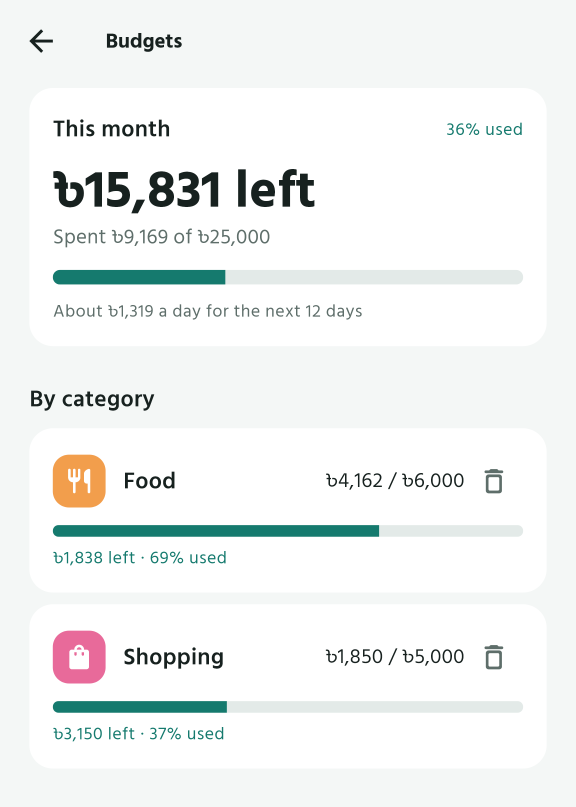
#> input picture docs/screenshots/budgets.png, 1728 x 2419 px (shown at 1/3 size); its folder holds 4 pictures in this run
$ python clean_screenshots.py
#> lines starting #> are read from the running program, lines starting #| are printed output that depends on the picture
"""Wipes the floating "+" button out of the README screenshots that have one.

Flutter's test renderer draws a thick black outline around an extended floating action
button, which a real phone does not show (it happens even with an unthemed Flutter button).
The pictures are better without it than with it.

Run after:  flutter test tool/screenshots_test.dart
            python tool/clean_screenshots.py
"""

from pathlib import Path

from PIL import Image, ImageDraw

SHOTS = Path(__file__).resolve().parent.parent / "docs" / "screenshots"
BACKGROUND = (0xF4, 0xF7, 0xF6)  # the light page colour; these screens are empty down there

# These three screens are short, so after the button is gone the rest of the picture is
# empty page. Each is cropped to just below its content (a fraction of the height).
KEEP = {"budgets": 0.63, "goals": 0.42, "dhar": 0.42}

for name, keep in KEEP.items():
    path = SHOTS / f"{name}.png"
    img = Image.open(path).convert("RGB")
#> img is the input picture: PIL image 1728x2419 RGB; mean R, G, B 240.7, 243.2, 242.4
    w, h = img.size
#> w = 1728; h = 2419
    ImageDraw.Draw(img).rectangle((int(w * 0.44), int(h * 0.885), w, h), fill=BACKGROUND)
    img = img.crop((0, 0, w, int(h * keep)))
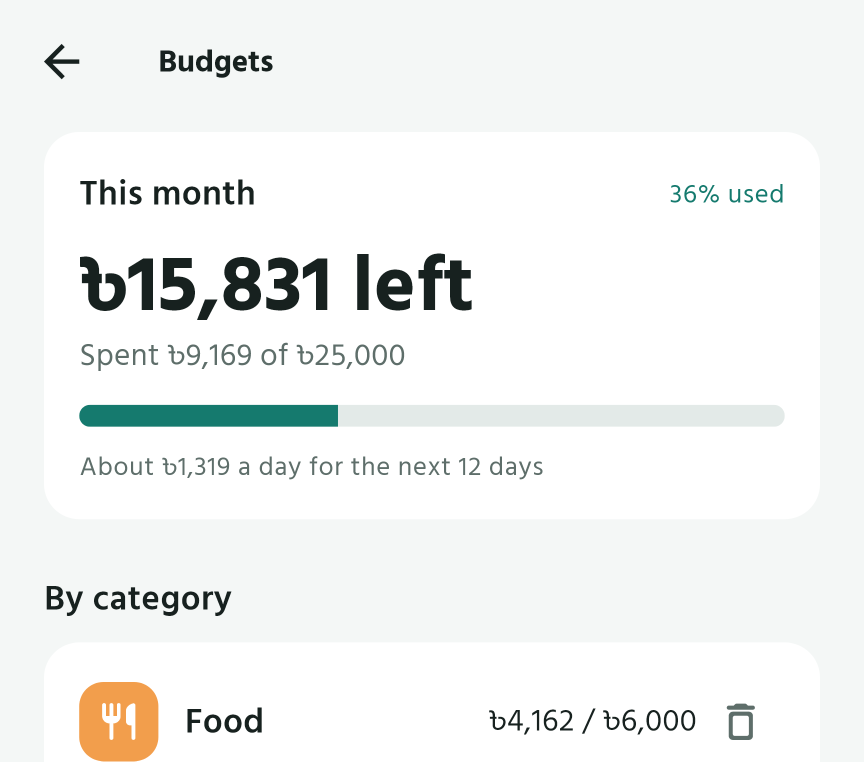
#> img: PIL image 1728x1523 RGB (shown at 1/2 size); mean R, G, B 241.1, 243.1, 241.8
    img.save(path, optimize=True)
    print("cleaned", path.name, img.size)
#| cleaned budgets.png (1728, 1523)
#> pass 2 of the loop `for name, keep in KEEP.items():`:
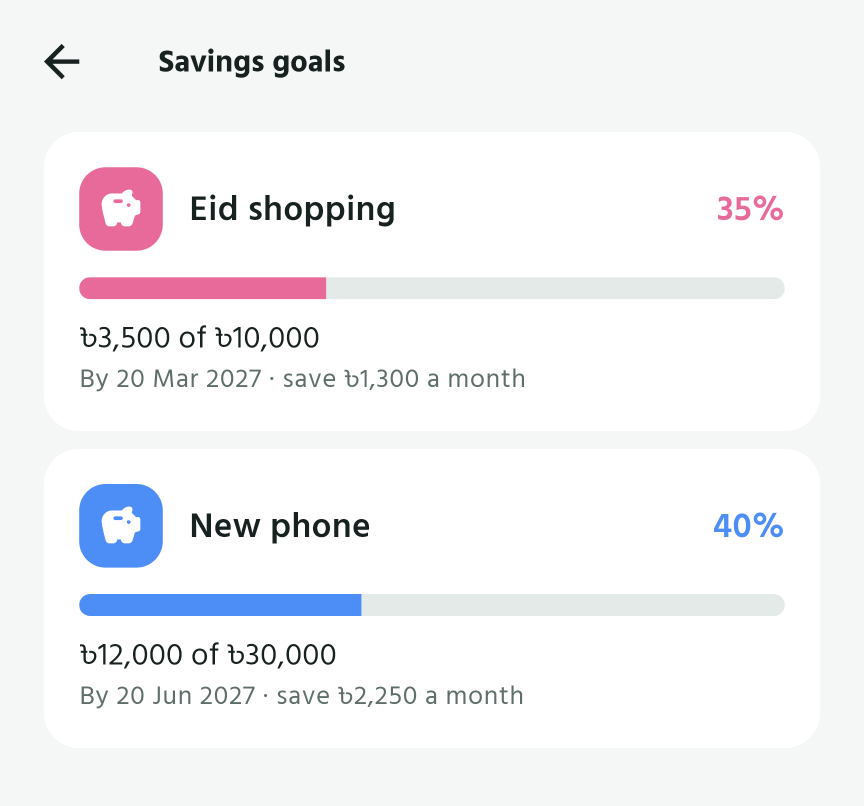
#> input picture docs/screenshots/goals.png, 1728 x 1612 px (shown at 1/2 size)
#> img is the input picture: PIL image 1728x1612 RGB; mean R, G, B 243.4, 243.9, 246.1
#> `img = img.crop((0, 0, w, int(h * keep)))`:
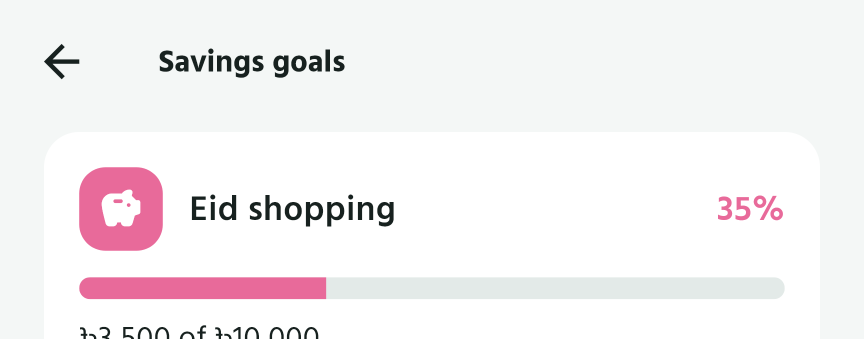
#> img: PIL image 1728x677 RGB (shown at 1/2 size); mean R, G, B 244.5, 241.3, 242.7
#| cleaned goals.png (1728, 677)
#> pass 3 of the loop `for name, keep in KEEP.items():`:
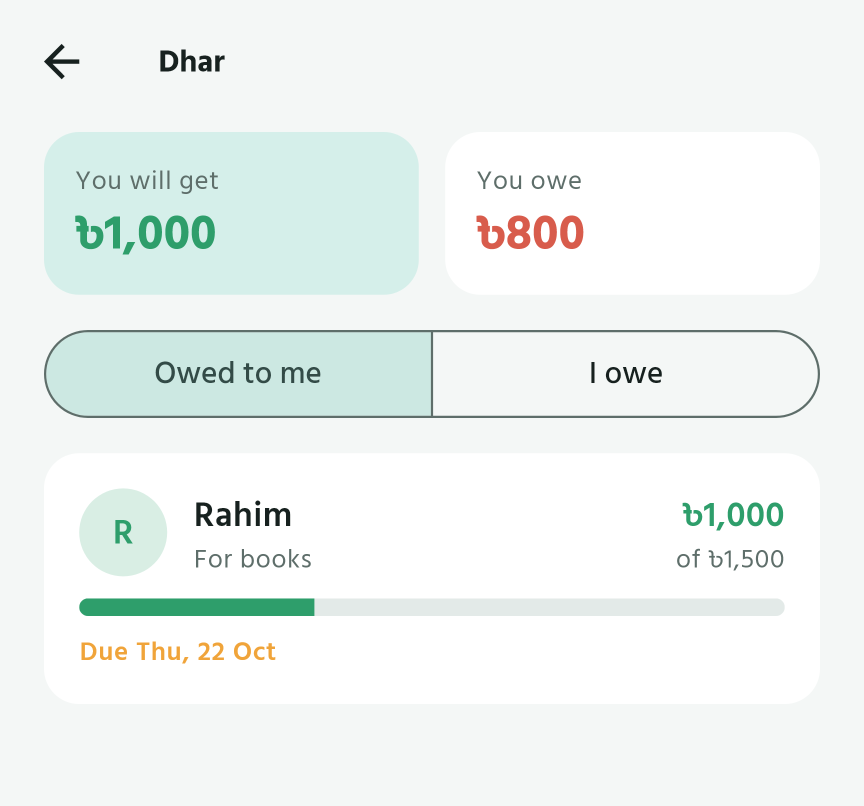
#> input picture docs/screenshots/dhar.png, 1728 x 1612 px (shown at 1/2 size)
#> img is the input picture: PIL image 1728x1612 RGB; mean R, G, B 238.3, 244.3, 242.2
#> `img = img.crop((0, 0, w, int(h * keep)))`:
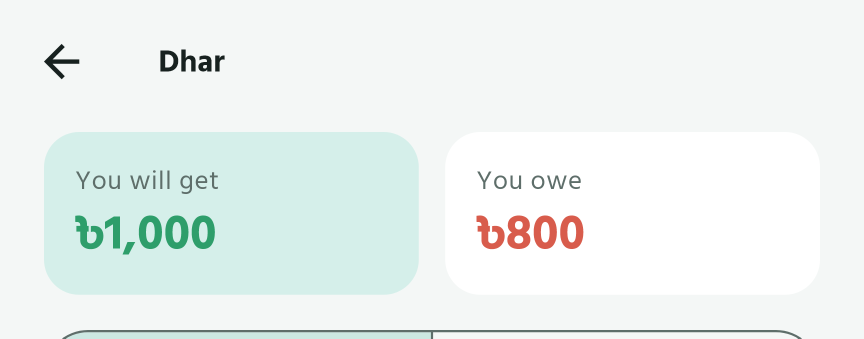
#> img: PIL image 1728x677 RGB (shown at 1/2 size); mean R, G, B 235.9, 243.1, 241
#| cleaned dhar.png (1728, 677)
